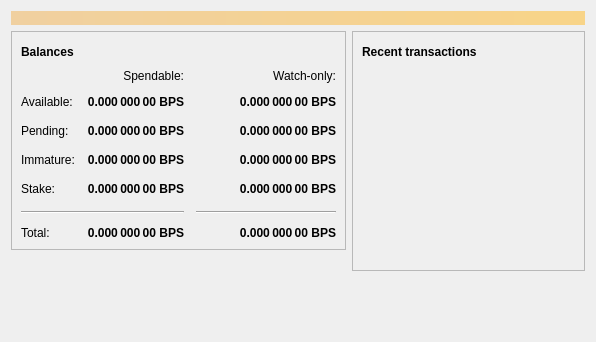
<?xml version="1.0" encoding="UTF-8"?>
<ui version="4.0">
 <class>OverviewPage</class>
 <widget class="QWidget" name="OverviewPage">
  <property name="geometry">
   <rect>
    <x>0</x>
    <y>0</y>
    <width>596</width>
    <height>342</height>
   </rect>
  </property>
  <property name="windowTitle">
   <string>Form</string>
  </property>
  <layout class="QVBoxLayout" name="topLayout">
   <item>
    <widget class="QLabel" name="labelAlerts">
     <property name="visible">
      <bool>false</bool>
     </property>
     <property name="styleSheet">
      <string notr="true">QLabel { background-color: qlineargradient(x1: 0, y1: 0, x2: 1, y2: 0, stop:0 #F0D0A0, stop:1 #F8D488); color:#000000; }</string>
     </property>
     <property name="wordWrap">
      <bool>true</bool>
     </property>
     <property name="margin">
      <number>3</number>
     </property>
     <property name="textInteractionFlags">
      <set>Qt::TextSelectableByMouse</set>
     </property>
    </widget>
   </item>
   <item>
    <layout class="QHBoxLayout" name="horizontalLayout" stretch="1,1">
     <item>
      <layout class="QVBoxLayout" name="verticalLayout_2">
       <item>
        <widget class="QFrame" name="frame">
         <property name="frameShape">
          <enum>QFrame::StyledPanel</enum>
         </property>
         <property name="frameShadow">
          <enum>QFrame::Raised</enum>
         </property>
         <layout class="QVBoxLayout" name="verticalLayout_4">
          <item>
           <layout class="QHBoxLayout" name="horizontalLayout_4">
            <item>
             <widget class="QLabel" name="label_5">
              <property name="font">
               <font>
                <weight>75</weight>
                <bold>true</bold>
               </font>
              </property>
              <property name="text">
               <string>Balances</string>
              </property>
             </widget>
            </item>
            <item>
             <widget class="QPushButton" name="labelWalletStatus">
              <property name="enabled">
               <bool>true</bool>
              </property>
              <property name="maximumSize">
               <size>
                <width>30</width>
                <height>16777215</height>
               </size>
              </property>
              <property name="toolTip">
               <string>The displayed information may be out of date. Your wallet automatically synchronizes with the Zeo network after a connection is established, but this process has not completed yet.</string>
              </property>
              <property name="text">
               <string/>
              </property>
              <property name="icon">
               <iconset resource="../zeo.qrc">
                <normaloff>:/icons/warning</normaloff>
                <disabledoff>:/icons/warning</disabledoff>:/icons/warning</iconset>
              </property>
              <property name="iconSize">
               <size>
                <width>24</width>
                <height>24</height>
               </size>
              </property>
              <property name="flat">
               <bool>true</bool>
              </property>
             </widget>
            </item>
            <item>
             <spacer name="horizontalSpacer_3">
              <property name="orientation">
               <enum>Qt::Horizontal</enum>
              </property>
              <property name="sizeHint" stdset="0">
               <size>
                <width>40</width>
                <height>20</height>
               </size>
              </property>
             </spacer>
            </item>
           </layout>
          </item>
          <item>
           <layout class="QGridLayout" name="gridLayout">
            <property name="spacing">
             <number>12</number>
            </property>
            <item row="2" column="2">
             <widget class="QLabel" name="labelWatchPending">
              <property name="font">
               <font>
                <weight>75</weight>
                <bold>true</bold>
               </font>
              </property>
              <property name="cursor">
               <cursorShape>IBeamCursor</cursorShape>
              </property>
              <property name="toolTip">
               <string>Unconfirmed transactions to watch-only addresses</string>
              </property>
              <property name="text">
               <string notr="true">0.000 000 00 BPS</string>
              </property>
              <property name="alignment">
               <set>Qt::AlignRight|Qt::AlignTrailing|Qt::AlignVCenter</set>
              </property>
              <property name="textInteractionFlags">
               <set>Qt::LinksAccessibleByMouse|Qt::TextSelectableByKeyboard|Qt::TextSelectableByMouse</set>
              </property>
             </widget>
            </item>
            <item row="2" column="1">
             <widget class="QLabel" name="labelUnconfirmed">
              <property name="font">
               <font>
                <weight>75</weight>
                <bold>true</bold>
               </font>
              </property>
              <property name="cursor">
               <cursorShape>IBeamCursor</cursorShape>
              </property>
              <property name="toolTip">
               <string>Total of transactions that have yet to be confirmed, and do not yet count toward the spendable balance</string>
              </property>
              <property name="text">
               <string notr="true">0.000 000 00 BPS</string>
              </property>
              <property name="alignment">
               <set>Qt::AlignRight|Qt::AlignTrailing|Qt::AlignVCenter</set>
              </property>
              <property name="textInteractionFlags">
               <set>Qt::LinksAccessibleByMouse|Qt::TextSelectableByKeyboard|Qt::TextSelectableByMouse</set>
              </property>
             </widget>
            </item>
            <item row="3" column="2">
             <widget class="QLabel" name="labelWatchImmature">
              <property name="font">
               <font>
                <weight>75</weight>
                <bold>true</bold>
               </font>
              </property>
              <property name="cursor">
               <cursorShape>IBeamCursor</cursorShape>
              </property>
              <property name="toolTip">
               <string>Mined balance in watch-only addresses that has not yet matured</string>
              </property>
              <property name="text">
               <string notr="true">0.000 000 00 BPS</string>
              </property>
              <property name="alignment">
               <set>Qt::AlignRight|Qt::AlignTrailing|Qt::AlignVCenter</set>
              </property>
              <property name="textInteractionFlags">
               <set>Qt::LinksAccessibleByMouse|Qt::TextSelectableByKeyboard|Qt::TextSelectableByMouse</set>
              </property>
             </widget>
            </item>
            <item row="5" column="0" colspan="2">
             <widget class="Line" name="line">
              <property name="orientation">
               <enum>Qt::Horizontal</enum>
              </property>
             </widget>
            </item>
            <item row="5" column="2">
             <widget class="Line" name="lineWatchBalance">
              <property name="sizePolicy">
               <sizepolicy hsizetype="Preferred" vsizetype="Fixed">
                <horstretch>0</horstretch>
                <verstretch>0</verstretch>
               </sizepolicy>
              </property>
              <property name="minimumSize">
               <size>
                <width>140</width>
                <height>0</height>
               </size>
              </property>
              <property name="orientation">
               <enum>Qt::Horizontal</enum>
              </property>
             </widget>
            </item>
            <item row="6" column="0">
             <widget class="QLabel" name="labelTotalText">
              <property name="text">
               <string>Total:</string>
              </property>
             </widget>
            </item>
            <item row="3" column="1">
             <widget class="QLabel" name="labelImmature">
              <property name="font">
               <font>
                <weight>75</weight>
                <bold>true</bold>
               </font>
              </property>
              <property name="cursor">
               <cursorShape>IBeamCursor</cursorShape>
              </property>
              <property name="toolTip">
               <string>Mined balance that has not yet matured</string>
              </property>
              <property name="text">
               <string notr="true">0.000 000 00 BPS</string>
              </property>
              <property name="alignment">
               <set>Qt::AlignRight|Qt::AlignTrailing|Qt::AlignVCenter</set>
              </property>
              <property name="textInteractionFlags">
               <set>Qt::LinksAccessibleByMouse|Qt::TextSelectableByKeyboard|Qt::TextSelectableByMouse</set>
              </property>
             </widget>
            </item>
            <item row="2" column="3">
             <spacer name="horizontalSpacer_2">
              <property name="orientation">
               <enum>Qt::Horizontal</enum>
              </property>
              <property name="sizeHint" stdset="0">
               <size>
                <width>40</width>
                <height>20</height>
               </size>
              </property>
             </spacer>
            </item>
            <item row="3" column="0">
             <widget class="QLabel" name="labelImmatureText">
              <property name="text">
               <string>Immature:</string>
              </property>
             </widget>
            </item>
            <item row="4" column="1">
             <widget class="QLabel" name="labelStake">
              <property name="font">
               <font>
                <weight>75</weight>
                <bold>true</bold>
               </font>
              </property>
              <property name="cursor">
               <cursorShape>IBeamCursor</cursorShape>
              </property>
              <property name="toolTip">
               <string>Stake</string>
              </property>
              <property name="text">
               <string notr="true">0.000 000 00 BPS</string>
              </property>
              <property name="alignment">
               <set>Qt::AlignRight|Qt::AlignTrailing|Qt::AlignVCenter</set>
              </property>
              <property name="textInteractionFlags">
               <set>Qt::LinksAccessibleByMouse|Qt::TextSelectableByKeyboard|Qt::TextSelectableByMouse</set>
              </property>
             </widget>
            </item>
            <item row="4" column="3">
             <spacer name="horizontalSpacer_4">
              <property name="orientation">
               <enum>Qt::Horizontal</enum>
              </property>
              <property name="sizeHint" stdset="0">
               <size>
                <width>40</width>
                <height>20</height>
               </size>
              </property>
             </spacer>
            </item>
            <item row="4" column="0">
             <widget class="QLabel" name="labelStakeText">
              <property name="text">
                <string>Stake:</string>
              </property>
             </widget>
            </item>
            <item row="4" column="2">
             <widget class="QLabel" name="labelWatchStake">
              <property name="font">
               <font>
                <weight>75</weight>
                <bold>true</bold>
               </font>
              </property>
              <property name="cursor">
               <cursorShape>IBeamCursor</cursorShape>
              </property>
              <property name="toolTip">
               <string>Watch Stake</string>
              </property>
              <property name="text">
               <string notr="true">0.000 000 00 BPS</string>
              </property>
              <property name="alignment">
               <set>Qt::AlignRight|Qt::AlignTrailing|Qt::AlignVCenter</set>
              </property>
              <property name="textInteractionFlags">
               <set>Qt::LinksAccessibleByMouse|Qt::TextSelectableByKeyboard|Qt::TextSelectableByMouse</set>
              </property>
             </widget>
            </item>
            <item row="6" column="1">
             <widget class="QLabel" name="labelTotal">
              <property name="font">
               <font>
                <weight>75</weight>
                <bold>true</bold>
               </font>
              </property>
              <property name="cursor">
               <cursorShape>IBeamCursor</cursorShape>
              </property>
              <property name="toolTip">
               <string>Your current total balance</string>
              </property>
              <property name="text">
               <string notr="true">0.000 000 00 BPS</string>
              </property>
              <property name="alignment">
               <set>Qt::AlignRight|Qt::AlignTrailing|Qt::AlignVCenter</set>
              </property>
              <property name="textInteractionFlags">
               <set>Qt::LinksAccessibleByMouse|Qt::TextSelectableByKeyboard|Qt::TextSelectableByMouse</set>
              </property>
             </widget>
            </item>
            <item row="6" column="2">
             <widget class="QLabel" name="labelWatchTotal">
              <property name="font">
               <font>
                <weight>75</weight>
                <bold>true</bold>
               </font>
              </property>
              <property name="cursor">
               <cursorShape>IBeamCursor</cursorShape>
              </property>
              <property name="toolTip">
               <string>Current total balance in watch-only addresses</string>
              </property>
              <property name="text">
               <string notr="true">0.000 000 00 BPS</string>
              </property>
              <property name="alignment">
               <set>Qt::AlignRight|Qt::AlignTrailing|Qt::AlignVCenter</set>
              </property>
              <property name="textInteractionFlags">
               <set>Qt::LinksAccessibleByMouse|Qt::TextSelectableByKeyboard|Qt::TextSelectableByMouse</set>
              </property>
             </widget>
            </item>
            <item row="0" column="2">
             <widget class="QLabel" name="labelWatchonly">
              <property name="text">
               <string>Watch-only:</string>
              </property>
              <property name="alignment">
               <set>Qt::AlignRight|Qt::AlignTrailing|Qt::AlignVCenter</set>
              </property>
             </widget>
            </item>
            <item row="1" column="0">
             <widget class="QLabel" name="labelBalanceText">
              <property name="text">
               <string>Available:</string>
              </property>
             </widget>
            </item>
            <item row="1" column="1">
             <widget class="QLabel" name="labelBalance">
              <property name="font">
               <font>
                <weight>75</weight>
                <bold>true</bold>
               </font>
              </property>
              <property name="cursor">
               <cursorShape>IBeamCursor</cursorShape>
              </property>
              <property name="toolTip">
               <string>Your current spendable balance</string>
              </property>
              <property name="text">
               <string notr="true">0.000 000 00 BPS</string>
              </property>
              <property name="alignment">
               <set>Qt::AlignRight|Qt::AlignTrailing|Qt::AlignVCenter</set>
              </property>
              <property name="textInteractionFlags">
               <set>Qt::LinksAccessibleByMouse|Qt::TextSelectableByKeyboard|Qt::TextSelectableByMouse</set>
              </property>
             </widget>
            </item>
            <item row="1" column="2">
             <widget class="QLabel" name="labelWatchAvailable">
              <property name="font">
               <font>
                <weight>75</weight>
                <bold>true</bold>
               </font>
              </property>
              <property name="cursor">
               <cursorShape>IBeamCursor</cursorShape>
              </property>
              <property name="toolTip">
               <string>Your current balance in watch-only addresses</string>
              </property>
              <property name="text">
               <string notr="true">0.000 000 00 BPS</string>
              </property>
              <property name="alignment">
               <set>Qt::AlignRight|Qt::AlignTrailing|Qt::AlignVCenter</set>
              </property>
              <property name="textInteractionFlags">
               <set>Qt::LinksAccessibleByMouse|Qt::TextSelectableByKeyboard|Qt::TextSelectableByMouse</set>
              </property>
             </widget>
            </item>
            <item row="2" column="0">
             <widget class="QLabel" name="labelPendingText">
              <property name="text">
               <string>Pending:</string>
              </property>
             </widget>
            </item>
            <item row="0" column="1">
             <widget class="QLabel" name="labelSpendable">
              <property name="text">
               <string>Spendable:</string>
              </property>
              <property name="alignment">
               <set>Qt::AlignRight|Qt::AlignTrailing|Qt::AlignVCenter</set>
              </property>
             </widget>
            </item>
           </layout>
          </item>
         </layout>
        </widget>
       </item>
       <item>
        <spacer name="verticalSpacer">
         <property name="orientation">
          <enum>Qt::Vertical</enum>
         </property>
         <property name="sizeHint" stdset="0">
          <size>
           <width>20</width>
           <height>40</height>
          </size>
         </property>
        </spacer>
       </item>
      </layout>
     </item>
     <item>
      <layout class="QVBoxLayout" name="verticalLayout_3">
       <item>
        <widget class="QFrame" name="frame_2">
         <property name="frameShape">
          <enum>QFrame::StyledPanel</enum>
         </property>
         <property name="frameShadow">
          <enum>QFrame::Raised</enum>
         </property>
         <layout class="QVBoxLayout" name="verticalLayout">
          <item>
           <layout class="QHBoxLayout" name="horizontalLayout_2">
            <item>
             <widget class="QLabel" name="label_4">
              <property name="font">
               <font>
                <weight>75</weight>
                <bold>true</bold>
               </font>
              </property>
              <property name="text">
               <string>Recent transactions</string>
              </property>
             </widget>
            </item>
            <item>
             <widget class="QPushButton" name="labelTransactionsStatus">
              <property name="enabled">
               <bool>true</bool>
              </property>
              <property name="maximumSize">
               <size>
                <width>30</width>
                <height>16777215</height>
               </size>
              </property>
              <property name="toolTip">
               <string>The displayed information may be out of date. Your wallet automatically synchronizes with the Zeo network after a connection is established, but this process has not completed yet.</string>
              </property>
              <property name="text">
               <string/>
              </property>
              <property name="icon">
               <iconset resource="../zeo.qrc">
                <normaloff>:/icons/warning</normaloff>
                <disabledoff>:/icons/warning</disabledoff>:/icons/warning</iconset>
              </property>
              <property name="iconSize">
               <size>
                <width>24</width>
                <height>24</height>
               </size>
              </property>
              <property name="flat">
               <bool>true</bool>
              </property>
             </widget>
            </item>
            <item>
             <spacer name="horizontalSpacer">
              <property name="orientation">
               <enum>Qt::Horizontal</enum>
              </property>
              <property name="sizeHint" stdset="0">
               <size>
                <width>40</width>
                <height>20</height>
               </size>
              </property>
             </spacer>
            </item>
           </layout>
          </item>
          <item>
           <widget class="QListView" name="listTransactions">
            <property name="styleSheet">
             <string notr="true">QListView { background: transparent; }</string>
            </property>
            <property name="frameShape">
             <enum>QFrame::NoFrame</enum>
            </property>
            <property name="verticalScrollBarPolicy">
             <enum>Qt::ScrollBarAlwaysOff</enum>
            </property>
            <property name="horizontalScrollBarPolicy">
             <enum>Qt::ScrollBarAlwaysOff</enum>
            </property>
            <property name="selectionMode">
             <enum>QAbstractItemView::NoSelection</enum>
            </property>
           </widget>
          </item>
         </layout>
        </widget>
       </item>
       <item>
        <spacer name="verticalSpacer_2">
         <property name="orientation">
          <enum>Qt::Vertical</enum>
         </property>
         <property name="sizeHint" stdset="0">
          <size>
           <width>20</width>
           <height>40</height>
          </size>
         </property>
        </spacer>
       </item>
      </layout>
     </item>
    </layout>
   </item>
  </layout>
 </widget>
 <resources/>
 <connections/>
</ui>
